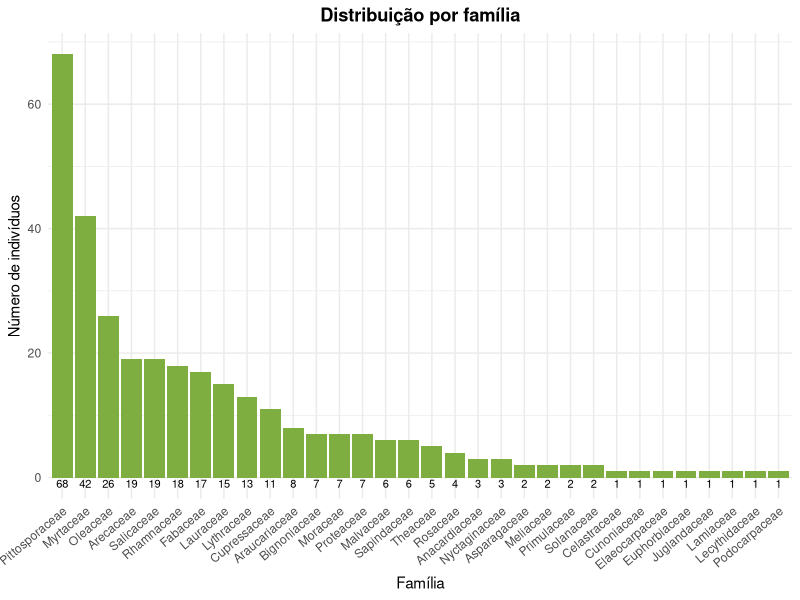

Recreate this plot in R.
## ---- chunk 1
#| title: dashboard_individuos.qmd
#| echo: false 
# premissas pre estabelecidas (preencher de acordo com o projeto realizado)
fator <- 0.5 # fator de forma para calcular o volume
area<- 4000 # area do censo
conversao <- 10000/area #valor de conversao para estimativa por ha (tamanho da area)

# carregar base de dados (planilha excel)---------------------------------------
#pacote here controla o caminho do arquivo
dados_base <- openxlsx::read.xlsx( 
  here::here (
    'dados',
    'Ficha_de_Campo_revisada.xlsx' #nome da planilha que deverá estar na pasta dados
  )
)

n_total <- nrow(dados_base) # numero total de individuos

# padronizando nomes de colunas para os utilizados no codigo caso necessario-----
dados_base<-dados_base |> dplyr::rename(
  id = 'INDIV',
  cap = 'CAP(cm)',
  altura_total = 'HT(m)',
  altura_comercial = 'HC(cm)',
  especie = 'ESPÉCIE' ,
  #fitossanidade = c,
  familia = 'FAMÍLIA'
 #parcela = f # caso seja inventário, se for censo excluir essa linha
)
View(dados_base)

# calcular e criar colunas de volume e area transversal ------------------------
dados_dendrometricos<-dados_base |> dplyr:: mutate(
  dap = cap/pi, #diametro a altura de peito
  g_m2 = (dap^2 * pi)/40000, #area transversal
  v_comercial_m3 = g_m2 * altura_comercial * fator, # volume individual
  v_total_m3 = g_m2 * altura_total * fator #volume individual
  
)

# tirar repeticoes de individuos bifurcados--------------------------------------

dados_dendrometricos<-dados_dendrometricos|>
  dplyr::group_by(id)|>
  dplyr::summarise(
    familia=dplyr::first(familia),
    especie=dplyr::first(especie),
    bifurcacoes = dplyr::n(),
    dap = mean(dap),
    g_m2 = sum(g_m2),
    vi_total = sum(v_total_m3),
    vi_comercial = sum(  v_comercial_m3),
    altura_comercial=mean(altura_comercial),
    altura_total= mean(altura_total)
  )

dados_dendrometricos<-dados_dendrometricos|>
  dplyr::mutate(
    dplyr::across(
      .cols= -c (familia,especie),
      .fns = ~round(.x,2)
    )
  )

# tirar individuos mortos-------------------------------------------------------
dados_dendrometricos<- dados_dendrometricos |>
  dplyr::filter(familia != "Morta")
View(dados_dendrometricos)    
# agrupar por especie e familia ------------------------------------------------

dados_especie<- dados_dendrometricos|>dplyr::group_by(
     familia,especie
) |>dplyr::summarise(
     
      n = dplyr::n(), # número de indivíduos 
      G = sum(g_m2, na.rm = TRUE), # área basal total
      V = sum( vi_total, na.rm = TRUE), # volume total
        v_comercial = sum(vi_comercial, na.rm = TRUE), # volume comercial
      .groups = "drop"
)

View(dados_especie)

#agrupar por família------------------------------------------------------------
dados_familia <- dados_dendrometricos|>
  dplyr::group_by(familia)|>
  dplyr::summarise(
  n = dplyr::n(), # número de indivíduos 
  G = sum(g_m2, na.rm = TRUE), # área basal total
  V = sum( vi_total, na.rm = TRUE), # volume total
  v_comercial = sum(vi_comercial, na.rm = TRUE), # volume comercial
  .groups = "drop"
  )
# grafico n por familia----------------------------------------------------------

library(ggplot2)
ggplot(dados_familia, aes(x = reorder(familia, -n), y = n)) +
  geom_bar(stat = "identity", fill = "#7EAD40") +  
  geom_text(aes(label = n), y = -1, size = 2.8) +  
  labs(
    title = "Distribuição por família",
    x = "Família",
    y = "Número de indivíduos"
  ) +
 theme_minimal(base_size = 11) +
  theme(
    axis.text.x = element_text(angle = 40, hjust = 1),
    plot.title = element_text(face = "bold", hjust = 0.5)
  )


